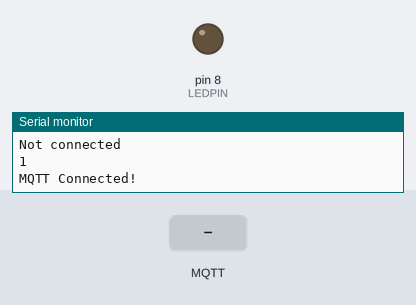
Recording of a sketch running on a simulated Arduino Uno, built for the host (arithmetic inside an expression is 32-bit, double 64-bit). Parts: output pins drawn as LEDs (lit = HIGH), the last lines printed to the serial monitor. Inputs (shaded band) come from the test bench. WiFi joins after 1.5 s; servers stay silent unless stated; no MQTT or app messages arrive unless stated.

Above: at 3.2 s.
3.3 s: MQTT message "switch" arrives on the first subscribed topic
At 5.2 s:
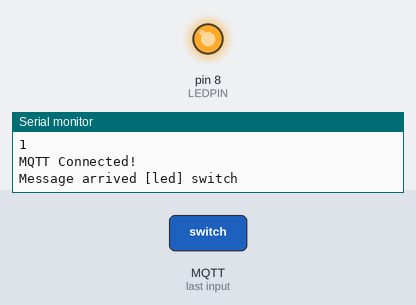
5.5 s: MQTT message "1" arrives on the first subscribed topic
7.5 s: MQTT message "on" arrives on the first subscribed topic
Timing chart, 0 to 10.5 s (numbered marks = the images above; inputs shaded):
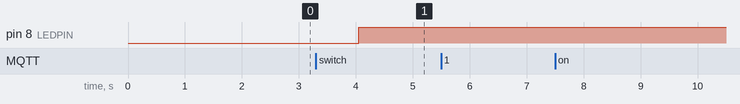

Measured:
- after the input at 3.3 s, pin 8 (LEDPIN): LOW → HIGH after 0.75 s

The sketch:

IoT_Led.ino
```cpp
// LIBRARIES

#include <SPI.h>
#include <PubSubClient.h>
#include <Ethernet.h>
#include <Wire.h>


// ACTUATORS
// led
int LEDPIN = 8;
int state = 0;

/*
// RGB LED
int redPin = 11;
int greenPin = 10;
int bluePin = 9;
int state = 1;
int color = 3;
int red = 0;
int green = 0;
int blue = 0;
*/


// SERVER
// MQTT connection
#define MQTT_SERVER "m14.cloudmqtt.com"       //MQTT Server
#define MQTT_TOPIC "Arduino"                   //TOPIC to Publish
const char* mqttUser = "gzjltozl";
const char* mqttPassword = "o3gxcWnlIX3y";

//Ethernet Shield Setup - Start.
byte mac[] = {
  0xDE, 0xAD, 0xBE, 0xEF, 0xFE, 0xED
};
IPAddress ip(192, 168, 1, 4);       // IP address of the arduino
IPAddress server(54,152,234,238);   // IP address of the mqtt server


//Setting up mqtt client
EthernetClient ethClient;
PubSubClient client(ethClient);


void setup() {
  //RGB LED
  /*
  pinMode(redPin, OUTPUT);
  pinMode(greenPin, OUTPUT);
  pinMode(bluePin, OUTPUT);
  // Open serial communications and wait for port to open:
  Serial.begin(9600);
   */

  // initialize led
  pinMode(LEDPIN, OUTPUT);
  digitalWrite(LEDPIN, LOW);
  Serial.println("bite");
  //initialize MQTTserver
  Serial.println("Setting up server");
  Ethernet.begin(mac, ip);
  delay(2000);

  Serial.println("Setting up server");
  client.setServer(server,12653);
  client.setCallback(callback);
  MQTT_connect();

  //subscribe
  boolean action = client.subscribe("led",1);
}


void loop() {


  client.loop();
  delay(2000);
}


// Function to connect and reconnect as necessary to the MQTT server.
// Should be called in the loop function and it will take care if connecting.
void MQTT_connect() {
     Serial.println("Not connected");
     boolean connectionResult = client.connect("pjd-mqtt",mqttUser,mqttPassword,MQTT_TOPIC,1,0,"Test Connection");
     Serial.println(connectionResult);
     Serial.println("MQTT Connected! ");      if(!client.connected()){

  }

}


void callback(char* topic, byte* payload, unsigned int length) {
    Serial.print("Message arrived [");
    Serial.print(topic);
    Serial.print("] ");
    String message = "";
    for (int i=0;i<length;i++) {
      char receivedChar = (char)payload[i];
      message += receivedChar;
      Serial.print(receivedChar);
    }
      if (message == "switch" && state == 0){
        digitalWrite(LEDPIN, HIGH);
        state = 1;
      }
      else if (message == "switch" && state == 1){
        digitalWrite(LEDPIN, LOW);
        state = 0;
      }
  Serial.println();
}
```
